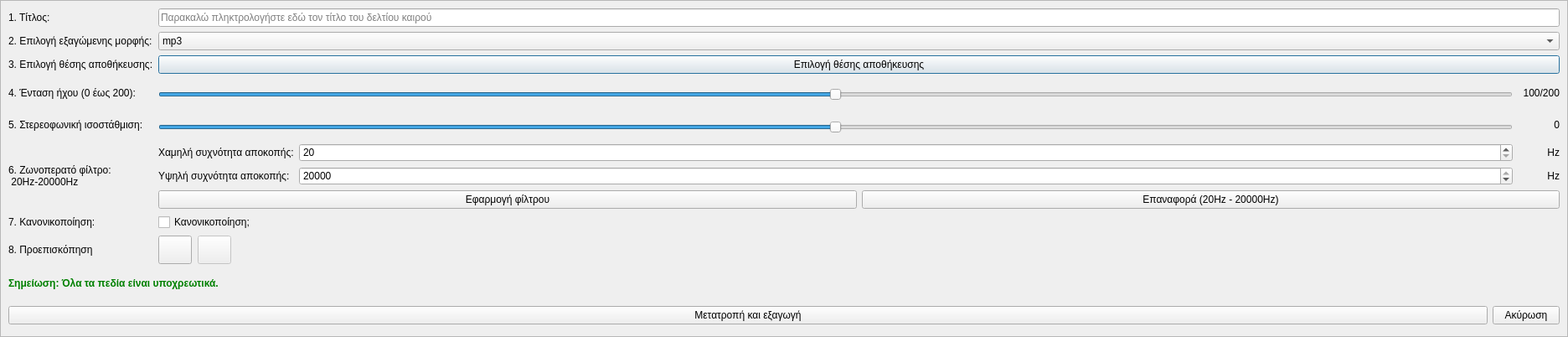
<?xml version="1.0" encoding="UTF-8"?>
<ui version="4.0">
 <class>Dialog</class>
 <widget class="QDialog" name="Dialog">
  <property name="geometry">
   <rect>
    <x>0</x>
    <y>0</y>
    <width>1872</width>
    <height>402</height>
   </rect>
  </property>
  <property name="sizePolicy">
   <sizepolicy hsizetype="Ignored" vsizetype="Preferred">
    <horstretch>0</horstretch>
    <verstretch>0</verstretch>
   </sizepolicy>
  </property>
  <property name="windowTitle">
   <string>Εξαγωγή δελτίου καιρού</string>
  </property>
  <property name="windowIcon">
   <iconset resource="../../../../icons.qrc">
    <normaloff>:/rest-windows/assets/images/rest-windows/export.png</normaloff>:/rest-windows/assets/images/rest-windows/export.png</iconset>
  </property>
  <layout class="QGridLayout" name="gridLayout_2">
   <property name="leftMargin">
    <number>0</number>
   </property>
   <property name="topMargin">
    <number>0</number>
   </property>
   <property name="rightMargin">
    <number>0</number>
   </property>
   <property name="bottomMargin">
    <number>0</number>
   </property>
   <item row="0" column="0">
    <widget class="QScrollArea" name="scrollArea">
     <property name="widgetResizable">
      <bool>true</bool>
     </property>
     <widget class="QWidget" name="scrollAreaWidgetContents">
      <property name="geometry">
       <rect>
        <x>0</x>
        <y>0</y>
        <width>1870</width>
        <height>400</height>
       </rect>
      </property>
      <property name="sizePolicy">
       <sizepolicy hsizetype="Ignored" vsizetype="Preferred">
        <horstretch>0</horstretch>
        <verstretch>0</verstretch>
       </sizepolicy>
      </property>
      <layout class="QGridLayout" name="gridLayout_4">
       <item row="0" column="0">
        <widget class="QLabel" name="label">
         <property name="sizePolicy">
          <sizepolicy hsizetype="Fixed" vsizetype="Preferred">
           <horstretch>0</horstretch>
           <verstretch>0</verstretch>
          </sizepolicy>
         </property>
         <property name="text">
          <string>1. Τίτλος:</string>
         </property>
        </widget>
       </item>
       <item row="0" column="1">
        <widget class="QLineEdit" name="title">
         <property name="sizePolicy">
          <sizepolicy hsizetype="Expanding" vsizetype="Maximum">
           <horstretch>0</horstretch>
           <verstretch>0</verstretch>
          </sizepolicy>
         </property>
         <property name="minimumSize">
          <size>
           <width>0</width>
           <height>0</height>
          </size>
         </property>
         <property name="placeholderText">
          <string>Παρακαλώ πληκτρολογήστε εδώ τον τίτλο του δελτίου καιρού</string>
         </property>
        </widget>
       </item>
       <item row="1" column="0">
        <widget class="QLabel" name="label_2">
         <property name="sizePolicy">
          <sizepolicy hsizetype="Fixed" vsizetype="Preferred">
           <horstretch>0</horstretch>
           <verstretch>0</verstretch>
          </sizepolicy>
         </property>
         <property name="text">
          <string>2. Επιλογή εξαγώμενης μορφής:</string>
         </property>
        </widget>
       </item>
       <item row="1" column="1">
        <widget class="QComboBox" name="format">
         <property name="sizePolicy">
          <sizepolicy hsizetype="Preferred" vsizetype="Maximum">
           <horstretch>0</horstretch>
           <verstretch>0</verstretch>
          </sizepolicy>
         </property>
         <property name="minimumSize">
          <size>
           <width>0</width>
           <height>0</height>
          </size>
         </property>
         <item>
          <property name="text">
           <string>mp3</string>
          </property>
          <property name="icon">
           <iconset resource="../../../../icons.qrc">
            <normaloff>:/rest-windows/assets/images/rest-windows/mp3.png</normaloff>:/rest-windows/assets/images/rest-windows/mp3.png</iconset>
          </property>
         </item>
         <item>
          <property name="text">
           <string>wav</string>
          </property>
          <property name="icon">
           <iconset resource="../../../../icons.qrc">
            <normaloff>:/rest-windows/assets/images/rest-windows/wav.png</normaloff>:/rest-windows/assets/images/rest-windows/wav.png</iconset>
          </property>
         </item>
         <item>
          <property name="text">
           <string>ogg</string>
          </property>
          <property name="icon">
           <iconset resource="../../../../icons.qrc">
            <normaloff>:/rest-windows/assets/images/rest-windows/ogg.png</normaloff>:/rest-windows/assets/images/rest-windows/ogg.png</iconset>
          </property>
         </item>
        </widget>
       </item>
       <item row="2" column="0">
        <widget class="QLabel" name="label_3">
         <property name="sizePolicy">
          <sizepolicy hsizetype="Fixed" vsizetype="Preferred">
           <horstretch>0</horstretch>
           <verstretch>0</verstretch>
          </sizepolicy>
         </property>
         <property name="text">
          <string>3. Επιλογή θέσης αποθήκευσης:</string>
         </property>
        </widget>
       </item>
       <item row="2" column="1">
        <widget class="QPushButton" name="choose_export_folder">
         <property name="sizePolicy">
          <sizepolicy hsizetype="Minimum" vsizetype="Maximum">
           <horstretch>0</horstretch>
           <verstretch>0</verstretch>
          </sizepolicy>
         </property>
         <property name="minimumSize">
          <size>
           <width>0</width>
           <height>0</height>
          </size>
         </property>
         <property name="text">
          <string>Επιλογή θέσης αποθήκευσης</string>
         </property>
         <property name="icon">
          <iconset resource="../../../../icons.qrc">
           <normaloff>:/rest-windows/assets/images/rest-windows/select-file.png</normaloff>:/rest-windows/assets/images/rest-windows/select-file.png</iconset>
         </property>
        </widget>
       </item>
       <item row="3" column="0">
        <widget class="QLabel" name="label_4">
         <property name="sizePolicy">
          <sizepolicy hsizetype="Fixed" vsizetype="Preferred">
           <horstretch>0</horstretch>
           <verstretch>0</verstretch>
          </sizepolicy>
         </property>
         <property name="text">
          <string>4. Ένταση ήχου (0 έως 200):</string>
         </property>
        </widget>
       </item>
       <item row="3" column="1">
        <widget class="QFrame" name="frame">
         <property name="styleSheet">
          <string notr="true">QFrame{border:none;}</string>
         </property>
         <property name="frameShape">
          <enum>QFrame::StyledPanel</enum>
         </property>
         <property name="frameShadow">
          <enum>QFrame::Raised</enum>
         </property>
         <layout class="QHBoxLayout" name="horizontalLayout">
          <property name="leftMargin">
           <number>0</number>
          </property>
          <property name="topMargin">
           <number>0</number>
          </property>
          <property name="rightMargin">
           <number>0</number>
          </property>
          <property name="bottomMargin">
           <number>0</number>
          </property>
          <item>
           <widget class="QFrame" name="frame_10">
            <property name="sizePolicy">
             <sizepolicy hsizetype="Expanding" vsizetype="Fixed">
              <horstretch>0</horstretch>
              <verstretch>0</verstretch>
             </sizepolicy>
            </property>
            <property name="frameShape">
             <enum>QFrame::StyledPanel</enum>
            </property>
            <property name="frameShadow">
             <enum>QFrame::Raised</enum>
            </property>
            <layout class="QVBoxLayout" name="verticalLayout_6">
             <property name="spacing">
              <number>0</number>
             </property>
             <property name="leftMargin">
              <number>0</number>
             </property>
             <property name="topMargin">
              <number>0</number>
             </property>
             <property name="rightMargin">
              <number>0</number>
             </property>
             <property name="bottomMargin">
              <number>0</number>
             </property>
             <item>
              <spacer name="verticalSpacer_5">
               <property name="orientation">
                <enum>Qt::Vertical</enum>
               </property>
               <property name="sizeHint" stdset="0">
                <size>
                 <width>20</width>
                 <height>6</height>
                </size>
               </property>
              </spacer>
             </item>
             <item>
              <widget class="QSlider" name="volume_slider">
               <property name="styleSheet">
                <string notr="true"/>
               </property>
               <property name="maximum">
                <number>200</number>
               </property>
               <property name="value">
                <number>100</number>
               </property>
               <property name="orientation">
                <enum>Qt::Horizontal</enum>
               </property>
              </widget>
             </item>
             <item>
              <spacer name="verticalSpacer_6">
               <property name="orientation">
                <enum>Qt::Vertical</enum>
               </property>
               <property name="sizeHint" stdset="0">
                <size>
                 <width>20</width>
                 <height>1</height>
                </size>
               </property>
              </spacer>
             </item>
            </layout>
           </widget>
          </item>
          <item>
           <widget class="QLabel" name="volume_label">
            <property name="minimumSize">
             <size>
              <width>50</width>
              <height>0</height>
             </size>
            </property>
            <property name="text">
             <string>100/200</string>
            </property>
            <property name="alignment">
             <set>Qt::AlignRight|Qt::AlignTrailing|Qt::AlignVCenter</set>
            </property>
           </widget>
          </item>
         </layout>
        </widget>
       </item>
       <item row="4" column="0">
        <widget class="QLabel" name="label_5">
         <property name="sizePolicy">
          <sizepolicy hsizetype="Fixed" vsizetype="Preferred">
           <horstretch>0</horstretch>
           <verstretch>0</verstretch>
          </sizepolicy>
         </property>
         <property name="text">
          <string>5. Στερεοφωνική ισοστάθμιση:</string>
         </property>
        </widget>
       </item>
       <item row="4" column="1">
        <widget class="QFrame" name="frame_2">
         <property name="styleSheet">
          <string notr="true">QFrame{border:none;}</string>
         </property>
         <property name="frameShape">
          <enum>QFrame::StyledPanel</enum>
         </property>
         <property name="frameShadow">
          <enum>QFrame::Raised</enum>
         </property>
         <layout class="QHBoxLayout" name="horizontalLayout_2">
          <property name="leftMargin">
           <number>0</number>
          </property>
          <property name="topMargin">
           <number>0</number>
          </property>
          <property name="rightMargin">
           <number>0</number>
          </property>
          <property name="bottomMargin">
           <number>0</number>
          </property>
          <item>
           <widget class="QFrame" name="frame_11">
            <property name="sizePolicy">
             <sizepolicy hsizetype="Expanding" vsizetype="Fixed">
              <horstretch>0</horstretch>
              <verstretch>0</verstretch>
             </sizepolicy>
            </property>
            <property name="frameShape">
             <enum>QFrame::StyledPanel</enum>
            </property>
            <property name="frameShadow">
             <enum>QFrame::Raised</enum>
            </property>
            <layout class="QVBoxLayout" name="verticalLayout_7">
             <property name="spacing">
              <number>0</number>
             </property>
             <property name="leftMargin">
              <number>0</number>
             </property>
             <property name="topMargin">
              <number>0</number>
             </property>
             <property name="rightMargin">
              <number>0</number>
             </property>
             <property name="bottomMargin">
              <number>0</number>
             </property>
             <item>
              <spacer name="verticalSpacer_7">
               <property name="orientation">
                <enum>Qt::Vertical</enum>
               </property>
               <property name="sizeHint" stdset="0">
                <size>
                 <width>20</width>
                 <height>6</height>
                </size>
               </property>
              </spacer>
             </item>
             <item>
              <widget class="QSlider" name="pan_slider">
               <property name="styleSheet">
                <string notr="true"/>
               </property>
               <property name="maximum">
                <number>200</number>
               </property>
               <property name="value">
                <number>100</number>
               </property>
               <property name="orientation">
                <enum>Qt::Horizontal</enum>
               </property>
              </widget>
             </item>
             <item>
              <spacer name="verticalSpacer_8">
               <property name="orientation">
                <enum>Qt::Vertical</enum>
               </property>
               <property name="sizeHint" stdset="0">
                <size>
                 <width>20</width>
                 <height>1</height>
                </size>
               </property>
              </spacer>
             </item>
            </layout>
           </widget>
          </item>
          <item>
           <widget class="QLabel" name="pan_label">
            <property name="minimumSize">
             <size>
              <width>50</width>
              <height>0</height>
             </size>
            </property>
            <property name="text">
             <string>0</string>
            </property>
            <property name="alignment">
             <set>Qt::AlignRight|Qt::AlignTrailing|Qt::AlignVCenter</set>
            </property>
           </widget>
          </item>
         </layout>
        </widget>
       </item>
       <item row="5" column="0">
        <widget class="QLabel" name="label_6">
         <property name="sizePolicy">
          <sizepolicy hsizetype="Fixed" vsizetype="Preferred">
           <horstretch>0</horstretch>
           <verstretch>0</verstretch>
          </sizepolicy>
         </property>
         <property name="text">
          <string>6. Ζωνοπερατό φίλτρο:
 20Hz-20000Hz</string>
         </property>
        </widget>
       </item>
       <item row="5" column="1">
        <widget class="QFrame" name="frame_3">
         <property name="styleSheet">
          <string notr="true">QFrame{
	border:none;
}</string>
         </property>
         <property name="frameShape">
          <enum>QFrame::StyledPanel</enum>
         </property>
         <property name="frameShadow">
          <enum>QFrame::Raised</enum>
         </property>
         <layout class="QGridLayout" name="gridLayout">
          <property name="leftMargin">
           <number>0</number>
          </property>
          <property name="topMargin">
           <number>0</number>
          </property>
          <property name="rightMargin">
           <number>0</number>
          </property>
          <property name="bottomMargin">
           <number>0</number>
          </property>
          <item row="2" column="0" colspan="3">
           <widget class="QFrame" name="frame_7">
            <property name="sizePolicy">
             <sizepolicy hsizetype="Expanding" vsizetype="Preferred">
              <horstretch>0</horstretch>
              <verstretch>0</verstretch>
             </sizepolicy>
            </property>
            <property name="styleSheet">
             <string notr="true">QFrame{border:0px;}</string>
            </property>
            <property name="frameShape">
             <enum>QFrame::StyledPanel</enum>
            </property>
            <property name="frameShadow">
             <enum>QFrame::Raised</enum>
            </property>
            <layout class="QGridLayout" name="gridLayout_3">
             <property name="leftMargin">
              <number>0</number>
             </property>
             <property name="topMargin">
              <number>0</number>
             </property>
             <property name="rightMargin">
              <number>0</number>
             </property>
             <property name="bottomMargin">
              <number>0</number>
             </property>
             <item row="0" column="0">
              <widget class="QPushButton" name="apply_filter">
               <property name="sizePolicy">
                <sizepolicy hsizetype="Expanding" vsizetype="Maximum">
                 <horstretch>0</horstretch>
                 <verstretch>0</verstretch>
                </sizepolicy>
               </property>
               <property name="minimumSize">
                <size>
                 <width>0</width>
                 <height>0</height>
                </size>
               </property>
               <property name="maximumSize">
                <size>
                 <width>16777215</width>
                 <height>16777215</height>
                </size>
               </property>
               <property name="text">
                <string>Εφαρμογή φίλτρου</string>
               </property>
               <property name="icon">
                <iconset resource="../../../../icons.qrc">
                 <normaloff>:/main-window/assets/images/main-window/apply-filter.png</normaloff>:/main-window/assets/images/main-window/apply-filter.png</iconset>
               </property>
              </widget>
             </item>
             <item row="0" column="1">
              <widget class="QPushButton" name="reset_filter">
               <property name="sizePolicy">
                <sizepolicy hsizetype="Expanding" vsizetype="Maximum">
                 <horstretch>0</horstretch>
                 <verstretch>0</verstretch>
                </sizepolicy>
               </property>
               <property name="minimumSize">
                <size>
                 <width>0</width>
                 <height>0</height>
                </size>
               </property>
               <property name="maximumSize">
                <size>
                 <width>16777215</width>
                 <height>16777215</height>
                </size>
               </property>
               <property name="text">
                <string>Επαναφορά (20Hz - 20000Hz)</string>
               </property>
               <property name="icon">
                <iconset resource="../../../../icons.qrc">
                 <normaloff>:/main-window/assets/images/main-window/default-filter.png</normaloff>:/main-window/assets/images/main-window/default-filter.png</iconset>
               </property>
              </widget>
             </item>
            </layout>
           </widget>
          </item>
          <item row="0" column="0">
           <widget class="QLabel" name="label_12">
            <property name="sizePolicy">
             <sizepolicy hsizetype="Fixed" vsizetype="Preferred">
              <horstretch>0</horstretch>
              <verstretch>0</verstretch>
             </sizepolicy>
            </property>
            <property name="text">
             <string>Χαμηλή συχνότητα αποκοπής:</string>
            </property>
           </widget>
          </item>
          <item row="1" column="2">
           <widget class="QLabel" name="label_15">
            <property name="minimumSize">
             <size>
              <width>50</width>
              <height>0</height>
             </size>
            </property>
            <property name="text">
             <string>Hz</string>
            </property>
            <property name="alignment">
             <set>Qt::AlignRight|Qt::AlignTrailing|Qt::AlignVCenter</set>
            </property>
           </widget>
          </item>
          <item row="1" column="0">
           <widget class="QLabel" name="label_13">
            <property name="sizePolicy">
             <sizepolicy hsizetype="Fixed" vsizetype="Preferred">
              <horstretch>0</horstretch>
              <verstretch>0</verstretch>
             </sizepolicy>
            </property>
            <property name="text">
             <string>Υψηλή συχνότητα αποκοπής:</string>
            </property>
           </widget>
          </item>
          <item row="0" column="2">
           <widget class="QLabel" name="label_14">
            <property name="minimumSize">
             <size>
              <width>50</width>
              <height>0</height>
             </size>
            </property>
            <property name="text">
             <string>Hz</string>
            </property>
            <property name="alignment">
             <set>Qt::AlignRight|Qt::AlignTrailing|Qt::AlignVCenter</set>
            </property>
           </widget>
          </item>
          <item row="1" column="1">
           <widget class="QSpinBox" name="high_frequency">
            <property name="sizePolicy">
             <sizepolicy hsizetype="Expanding" vsizetype="Fixed">
              <horstretch>0</horstretch>
              <verstretch>0</verstretch>
             </sizepolicy>
            </property>
            <property name="minimum">
             <number>20</number>
            </property>
            <property name="maximum">
             <number>20000</number>
            </property>
            <property name="singleStep">
             <number>100</number>
            </property>
            <property name="value">
             <number>20000</number>
            </property>
           </widget>
          </item>
          <item row="0" column="1">
           <widget class="QSpinBox" name="low_frequency">
            <property name="sizePolicy">
             <sizepolicy hsizetype="Expanding" vsizetype="Fixed">
              <horstretch>0</horstretch>
              <verstretch>0</verstretch>
             </sizepolicy>
            </property>
            <property name="minimum">
             <number>20</number>
            </property>
            <property name="maximum">
             <number>20000</number>
            </property>
            <property name="singleStep">
             <number>100</number>
            </property>
           </widget>
          </item>
         </layout>
        </widget>
       </item>
       <item row="6" column="0">
        <widget class="QLabel" name="label_7">
         <property name="sizePolicy">
          <sizepolicy hsizetype="Fixed" vsizetype="Preferred">
           <horstretch>0</horstretch>
           <verstretch>0</verstretch>
          </sizepolicy>
         </property>
         <property name="text">
          <string>7. Κανονικοποίηση:</string>
         </property>
        </widget>
       </item>
       <item row="6" column="1">
        <widget class="QCheckBox" name="is_normalized">
         <property name="text">
          <string>Κανονικοποίηση;</string>
         </property>
        </widget>
       </item>
       <item row="7" column="0">
        <widget class="QLabel" name="label_10">
         <property name="sizePolicy">
          <sizepolicy hsizetype="Fixed" vsizetype="Preferred">
           <horstretch>0</horstretch>
           <verstretch>0</verstretch>
          </sizepolicy>
         </property>
         <property name="text">
          <string>8. Προεπισκόπηση</string>
         </property>
         <property name="wordWrap">
          <bool>true</bool>
         </property>
        </widget>
       </item>
       <item row="7" column="1">
        <widget class="QFrame" name="union_frame">
         <property name="styleSheet">
          <string notr="true">QFrame{border:none;}</string>
         </property>
         <property name="frameShape">
          <enum>QFrame::StyledPanel</enum>
         </property>
         <property name="frameShadow">
          <enum>QFrame::Raised</enum>
         </property>
         <layout class="QHBoxLayout" name="horizontalLayout_5">
          <property name="spacing">
           <number>7</number>
          </property>
          <property name="leftMargin">
           <number>0</number>
          </property>
          <property name="topMargin">
           <number>0</number>
          </property>
          <property name="rightMargin">
           <number>0</number>
          </property>
          <property name="bottomMargin">
           <number>0</number>
          </property>
          <item>
           <widget class="QPushButton" name="play_overlay">
            <property name="enabled">
             <bool>true</bool>
            </property>
            <property name="minimumSize">
             <size>
              <width>38</width>
              <height>34</height>
             </size>
            </property>
            <property name="text">
             <string/>
            </property>
            <property name="icon">
             <iconset resource="../../../../icons.qrc">
              <normaloff>:/main-window/assets/images/main-window/play-song.png</normaloff>:/main-window/assets/images/main-window/play-song.png</iconset>
            </property>
           </widget>
          </item>
          <item>
           <widget class="QPushButton" name="stop_overlay">
            <property name="enabled">
             <bool>false</bool>
            </property>
            <property name="minimumSize">
             <size>
              <width>38</width>
              <height>34</height>
             </size>
            </property>
            <property name="text">
             <string/>
            </property>
            <property name="icon">
             <iconset resource="../../../../icons.qrc">
              <normaloff>:/main-window/assets/images/main-window/stop-song.png</normaloff>:/main-window/assets/images/main-window/stop-song.png</iconset>
            </property>
           </widget>
          </item>
          <item>
           <spacer name="horizontalSpacer_2">
            <property name="orientation">
             <enum>Qt::Horizontal</enum>
            </property>
            <property name="sizeHint" stdset="0">
             <size>
              <width>1511</width>
              <height>20</height>
             </size>
            </property>
           </spacer>
          </item>
         </layout>
        </widget>
       </item>
       <item row="8" column="0" colspan="2">
        <widget class="QLabel" name="label_8">
         <property name="styleSheet">
          <string notr="true">QLabel{
	font-weight:bold;
	color:green;
}</string>
         </property>
         <property name="text">
          <string>Σημείωση: Όλα τα πεδία είναι υποχρεωτικά.</string>
         </property>
        </widget>
       </item>
       <item row="9" column="0" colspan="2">
        <widget class="QFrame" name="frame_6">
         <property name="styleSheet">
          <string notr="true">QFrame{border:none;}</string>
         </property>
         <property name="frameShape">
          <enum>QFrame::StyledPanel</enum>
         </property>
         <property name="frameShadow">
          <enum>QFrame::Raised</enum>
         </property>
         <layout class="QHBoxLayout" name="horizontalLayout_4">
          <property name="leftMargin">
           <number>0</number>
          </property>
          <property name="topMargin">
           <number>0</number>
          </property>
          <property name="rightMargin">
           <number>0</number>
          </property>
          <property name="bottomMargin">
           <number>0</number>
          </property>
          <item>
           <widget class="QPushButton" name="convert_and_export">
            <property name="sizePolicy">
             <sizepolicy hsizetype="Expanding" vsizetype="Maximum">
              <horstretch>0</horstretch>
              <verstretch>0</verstretch>
             </sizepolicy>
            </property>
            <property name="minimumSize">
             <size>
              <width>0</width>
              <height>0</height>
             </size>
            </property>
            <property name="text">
             <string>Μετατροπή και εξαγωγή</string>
            </property>
            <property name="icon">
             <iconset resource="../../../../icons.qrc">
              <normaloff>:/rest-windows/assets/images/rest-windows/convert.png</normaloff>:/rest-windows/assets/images/rest-windows/convert.png</iconset>
            </property>
           </widget>
          </item>
          <item>
           <widget class="QPushButton" name="cancel">
            <property name="sizePolicy">
             <sizepolicy hsizetype="Minimum" vsizetype="Maximum">
              <horstretch>0</horstretch>
              <verstretch>0</verstretch>
             </sizepolicy>
            </property>
            <property name="minimumSize">
             <size>
              <width>0</width>
              <height>0</height>
             </size>
            </property>
            <property name="text">
             <string>Ακύρωση</string>
            </property>
           </widget>
          </item>
         </layout>
        </widget>
       </item>
      </layout>
     </widget>
    </widget>
   </item>
  </layout>
 </widget>
 <tabstops>
  <tabstop>scrollArea</tabstop>
  <tabstop>title</tabstop>
  <tabstop>format</tabstop>
  <tabstop>choose_export_folder</tabstop>
  <tabstop>volume_slider</tabstop>
  <tabstop>pan_slider</tabstop>
  <tabstop>low_frequency</tabstop>
  <tabstop>high_frequency</tabstop>
  <tabstop>apply_filter</tabstop>
  <tabstop>reset_filter</tabstop>
  <tabstop>is_normalized</tabstop>
  <tabstop>play_overlay</tabstop>
  <tabstop>stop_overlay</tabstop>
  <tabstop>convert_and_export</tabstop>
  <tabstop>cancel</tabstop>
 </tabstops>
 <resources>
  <include location="../../../../icons.qrc"/>
 </resources>
 <connections/>
</ui>
